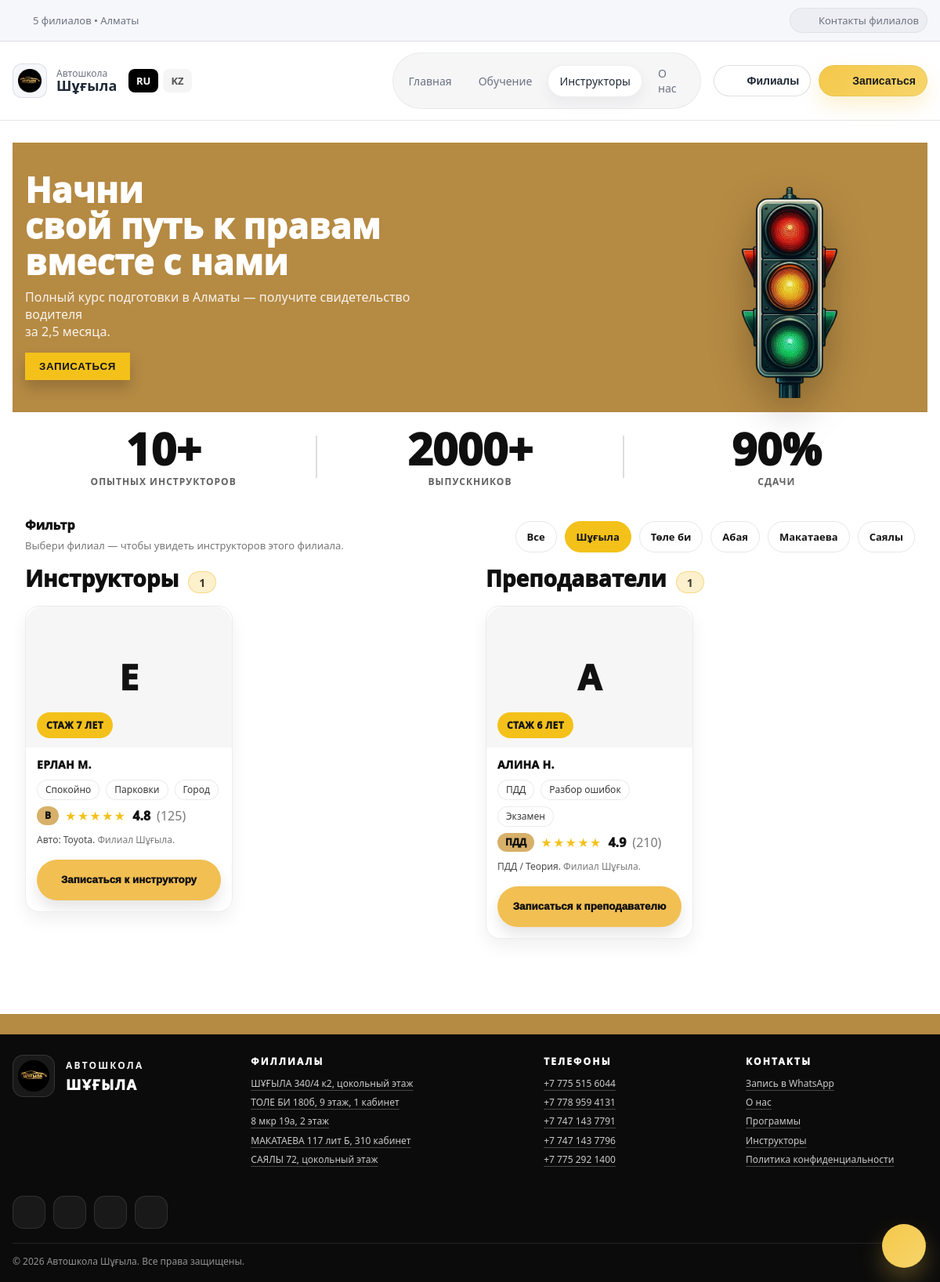
The page /instructors?branch=shugyla on the database its author committed.
### app.py (models this page shows)
class Branch(db.Model):
    id = db.Column(db.Integer, primary_key=True)
    code = db.Column(db.String(40), unique=True, nullable=False)   # shugyla/tolebi/...
    name = db.Column(db.String(120), nullable=False)
    address = db.Column(db.String(200), nullable=False)
    phone = db.Column(db.String(40), nullable=False)
    whatsapp = db.Column(db.String(40), nullable=False)
    map_embed = db.Column(db.Text, nullable=False)                 # embed link

class Instructor(db.Model):
    id = db.Column(db.Integer, primary_key=True)
    name = db.Column(db.String(120), nullable=False)
    branch_code = db.Column(db.String(40), nullable=False)
    experience = db.Column(db.String(80), nullable=True)
    car = db.Column(db.String(120), nullable=True)
    tags = db.Column(db.String(200), nullable=True)
    photo_url = db.Column(db.String(300), nullable=True)  # "uploads/instructors/abc.jpg"
    is_active = db.Column(db.Boolean, default=True)
    category = db.Column(db.String(10), nullable=False, default="B")  # A/A1/B
    rating = db.Column(db.Float, nullable=False, default=4.9)
    rating_count = db.Column(db.Integer, nullable=False, default=0)

class Teacher(db.Model):
    id = db.Column(db.Integer, primary_key=True)
    name = db.Column(db.String(120), nullable=False)
    branch_code = db.Column(db.String(40), nullable=False)
    experience = db.Column(db.String(80), nullable=True)
    subject = db.Column(db.String(120), nullable=True)
    tags = db.Column(db.String(200), nullable=True)
    photo_url = db.Column(db.String(300), nullable=True)  # "uploads/teachers/xxx.jpg"
    is_active = db.Column(db.Boolean, default=True)
    rating = db.Column(db.Float, nullable=False, default=4.9)
    rating_count = db.Column(db.Integer, nullable=False, default=0)

### app.py (the view)
    @app.get("/instructors")
    def instructors():
        branch = request.args.get("branch", "all").strip()
        branches = Branch.query.order_by(Branch.id.asc()).all()
        q = Instructor.query.filter_by(is_active=True)
        if branch != "all":
            q = q.filter_by(branch_code=branch)
        instructors_list = q.order_by(Instructor.id.desc()).all()
        tq = Teacher.query.filter_by(is_active=True)
        if branch != "all":
            tq = tq.filter_by(branch_code=branch)
        teachers_list = tq.order_by(Teacher.id.desc()).all()
        branch_map = {b.code: b.name for b in branches}
        return render_template(
            "pages/instructors.html",
            instructors=instructors_list,
            teachers=teachers_list,
            branches=branches,
            branch=branch,
            branch_map=branch_map
        )

### templates/pages/instructors.html (shortened to what this page needs)
{% extends "base.html" %}
{% block content %}
<section class="inst-hero">
  <div class="container inst-hero-inner">
    <div class="inst-hero-left">
      <h1 class="inst-hero-title">
        Начни<br>
        <span class="inst-hero-strong">свой путь к правам</span><br>
        <span class="inst-hero-strong">вместе с нами</span>
      </h1>
      <p class="inst-hero-sub">
        Полный курс подготовки в Алматы — получите свидетельство водителя<br>
        за 2,5 месяца.
      </p>
      <button class="inst-hero-btn" type="button" data-open-branches>
        ЗАПИСАТЬСЯ
      </button>
    </div>
    <div class="inst-hero-right" aria-hidden="true">
      <img class="inst-hero-img"
           src="{{ url_for('static', filename='images/traffic-light.png') }}"
           alt="">
    </div>
  </div>
</section>
<section class="inst-stats">
  <div class="container inst-stats-inner">
    <div class="inst-stat">
      <div class="inst-stat-big">10+</div>
      <div class="inst-stat-small">ОПЫТНЫХ ИНСТРУКТОРОВ</div>
    </div>
    <div class="inst-stat-line"></div>
    <div class="inst-stat">
      <div class="inst-stat-big">2000+</div>
      <div class="inst-stat-small">ВЫПУСКНИКОВ</div>
    </div>
    <div class="inst-stat-line"></div>
    <div class="inst-stat">
      <div class="inst-stat-big">90%</div>
      <div class="inst-stat-small">СДАЧИ</div>
    </div>
  </div>
</section>
{% set list_all = instructors or [] %}
{% set A_list = [] %}
{% set A1_list = [] %}
{% set B_list = [] %}
{% set Other_list = [] %}
{% for it in list_all %}
  {% set cat = (it.category|upper if it.category else '') %}
  {% if cat == 'A' %}
    {% set _ = A_list.append(it) %}
  {% elif cat == 'A1' %}
    {% set _ = A1_list.append(it) %}
  {% elif cat == 'B' %}
    {% set _ = B_list.append(it) %}
  {% else %}
    {% set _ = Other_list.append(it) %}
  {% endif %}
{% endfor %}
<section class="inst-filter">
  <div class="container inst-filter-inner">
    <div class="inst-filter-left">
      <div class="inst-filter-title">Фильтр</div>
      <div class="inst-filter-sub">Выбери филиал — чтобы увидеть инструкторов этого филиала.</div>
    </div>
    <div class="inst-filter-chips">
      <a class="inst-chip {% if branch == 'all' %}is-active{% endif %}" href="/instructors?branch=all">
        Все
      </a>
      {% for b in branches %}
        <a class="inst-chip {% if branch == b.code %}is-active{% endif %}" href="/instructors?branch={{ b.code }}">
          {{ b.name.replace('Филиал','').strip() }}
        </a>
      {% endfor %}
    </div>
  </div>
</section>
{% set list_all = instructors or [] %}
{% set teachers_list = teachers or [] %}
<section class="inst-dual">
  <div class="container inst-dual-grid">
    <div class="inst-dual-col">
      <div class="inst-cats-head">
        <div class="inst-cats-head">
          <div class="inst-cats-title">
            Инструкторы <span class="inst-count">{{ list_all|length }}</span>
          </div>
        </div>
      </div>
      <div class="inst-cards">
        {% for i in list_all %}
          {% set tags = (i.tags.split(',') if i.tags else []) %}
          {% set tag0 = (tags[0].strip() if tags|length > 0 else '') %}
          {% set exp_text = (i.experience|string if i.experience else '') %}
          {% set badge_text = ('СТАЖ ' ~ exp_text|upper) if exp_text else (tag0|upper if tag0 else 'ТОП-ИНСТРУКТОР') %}
          <article class="inst-card-figma">
            <div class="inst-card-photo">
              {% if i.photo_url %}
                <img src="{{ url_for('static', filename=i.photo_url) }}" alt="{{ i.name }}">
              {% else %}
                <div class="inst-card-avatar">{{ (i.name[:1] if i.name else 'A')|upper }}</div>
              {% endif %}
              <div class="inst-badge">{{ badge_text }}</div>
            </div>
            <div class="inst-card-body">
              <div class="inst-card-name">{{ i.name }}</div>
                {% set tags = (i.tags.split(',') if i.tags else []) %}
                <div class="inst-tags">
                  {% for tg in tags %}
                    {% set tg = tg.strip() %}
                    {% if tg %}
                      <span class="inst-tag">{{ tg }}</span>
                    {% endif %}
                  {% endfor %}
                </div>
              <div class="inst-card-rating">
                {% set pill = (i.category|upper if i.category else 'ИНСТ') %}
                <span class="inst-pill">{{ pill }}</span>
                {% set r = (i.rating if i.rating is not none else 4.9) %}
                {% set filled = (r + 0.5)|int %}
                {% if filled < 0 %}{% set filled = 0 %}{% endif %}
                {% if filled > 5 %}{% set filled = 5 %}{% endif %}
                {% set empty = 5 - filled %}
                <span class="inst-stars">{{ '★' * filled }}{{ '☆' * empty }}</span>
                <span class="inst-rate">{{ '%.1f' % r }}</span>
                {% if i.rating_count and i.rating_count > 0 %}
                  <span class="inst-muted">({{ i.rating_count }})</span>
                {% endif %}
              </div>
              <div class="inst-card-desc">
                {% if i.car %}Авто: {{ i.car }}.{% endif %}
                {% if i.branch_code %}
                  <span class="inst-muted"> {{ branch_map.get(i.branch_code, i.branch_code) }}.</span>
                {% endif %}
              </div>
              <button class="inst-cta-btn"
                      type="button"
                      data-open-branches
                      data-wa-text="Здравствуйте! Хочу записаться к инструктору: {{ i.name }}."
>
                Записаться к инструктору
              </button>
            </div>
          </article>
        {% endfor %}
      </div>
    </div>
    <div class="inst-dual-col">
      <div class="inst-cats-head">
        <div class="inst-cats-head">
          <div class="inst-cats-title">
            Преподаватели <span class="inst-count">{{ teachers_list|length }}</span>
          </div>
        </div>
      </div>
      <div class="inst-cards">
        {% for t in teachers_list %}
          {% set tags = (t.tags.split(',') if t.tags else []) %}
          {% set tag0 = (tags[0].strip() if tags|length > 0 else '') %}
          {% set exp_text = (t.experience|string if t.experience else '') %}
          {% set badge_text = ('СТАЖ ' ~ exp_text|upper) if exp_text else (tag0|upper if tag0 else 'ПРЕПОДАВАТЕЛЬ') %}
          <article class="inst-card-figma">
            <div class="inst-card-photo">
              {% if t.photo_url %}
                <img src="{{ url_for('static', filename=t.photo_url) }}" alt="{{ t.name }}">
              {% else %}
                <div class="inst-card-avatar">{{ (t.name[:1] if t.name else 'T')|upper }}</div>
              {% endif %}
              <div class="inst-badge">{{ badge_text }}</div>
            </div>
            <div class="inst-card-body">
              <div class="inst-card-name">{{ t.name }}</div>
                {% set tags = (t.tags.split(',') if t.tags else []) %}
                <div class="inst-tags">
                  {% for tg in tags %}
                    {% set tg = tg.strip() %}
                    {% if tg %}
                      <span class="inst-tag">{{ tg }}</span>
                    {% endif %}
                  {% endfor %}
                </div>
              <div class="inst-card-rating">
                <span class="inst-pill">ПДД</span>
                {% set r = (t.rating if t.rating is not none else 4.9) %}
                {% set filled = (r + 0.5)|int %}
                {% if filled < 0 %}{% set filled = 0 %}{% endif %}
                {% if filled > 5 %}{% set filled = 5 %}{% endif %}
                {% set empty = 5 - filled %}
                <span class="inst-stars">{{ '★' * filled }}{{ '☆' * empty }}</span>
                <span class="inst-rate">{{ '%.1f' % r }}</span>
                {% if t.rating_count and t.rating_count > 0 %}
                  <span class="inst-muted">({{ t.rating_count }})</span>
                {% endif %}
              </div>
              <div class="inst-card-desc">
                {% if t.subject %}{{ t.subject }}.{% endif %}
                {% if t.branch_code %}
                  <span class="inst-muted"> {{ branch_map.get(t.branch_code, t.branch_code) }}.</span>
                {% endif %}
              </div>
              <button class="inst-cta-btn"
                      type="button"
                      data-open-branches
                      data-wa-text="Здравствуйте! Хочу записаться к преподавателю: {{ t.name }}.{{ branch_map.get(t.branch_code, t.branch_code) }}.">
                Записаться к преподавателю
              </button>
            </div>
          </article>
        {% endfor %}
      </div>
    </div>
  </div>
</section>
{% endblock %}

### rows shown on the page
Branch: name.replace "Шұғыла"
Branch: name.replace "Төле би"
Branch: name.replace "Абая"
Branch: name.replace "Макатаева"
Branch: name.replace "Саялы"
Instructor: name "Е", badge_text "СТАЖ 7 ЛЕТ", name "ЕРЛАН М.", tags "Спокойно" "Парковки" "Город", category "B", value "★★★★★", rating "4.8", rating_count "125", car "Toyota", get "Филиал Шұғыла"
Teacher: name "А", badge_text "СТАЖ 6 ЛЕТ", name "АЛИНА Н.", tags "ПДД" "Разбор ошибок" "Экзамен", value "★★★★★", rating "4.9", rating_count "210", subject "ПДД / Теория", get "Филиал Шұғыла"

### other values the page prints
{{ list_all|length }} "1"
{{ teachers_list|length }} "1"
{{ 2026 }} "2026"
